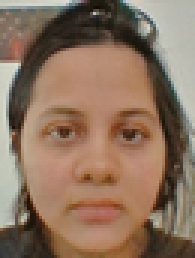
%> input picture hw2/Data/template.bmp, 65 x 86 px, shrunk from 199 x 261 before the run (shown 3 times larger)
$ octave main.m   (GNU Octave 9; MATLAB toolbox functions it lacks are replaced by stand-ins)
%> lines starting %> are read from the running program, lines starting %| are printed output that depends on the picture
clc
clear all
close all


image_cell=cell(4,1);
template=rgb2gray(imread('E:\STUDY\UMN\COURSEWORK\COMPUTER VISION\hw2\cv_frames_me\TEMPLATE.bmp'));
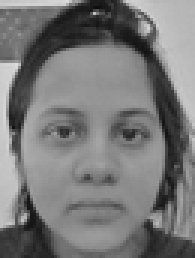
%> template: size 86x65 uint8 (shown 3 times larger); min 12, max 220, mean 120.1
image_cell{1}=rgb2gray(imread('E:\STUDY\UMN\COURSEWORK\COMPUTER VISION\hw2\cv_frames_me\IMAGE1.jpg'));
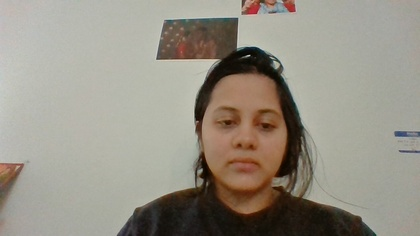
%> input picture hw2/Data/IMAGE1.jpg, 420 x 236 px, shrunk from 1280 x 720 before the run
image_cell{2}=rgb2gray(imread('E:\STUDY\UMN\COURSEWORK\COMPUTER VISION\hw2\cv_frames_me\IMAGE2.jpg'));
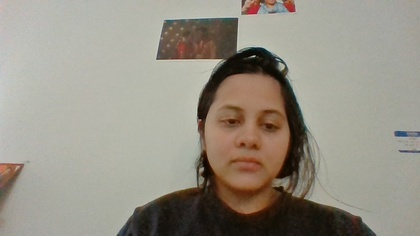
%> input picture hw2/Data/IMAGE2.jpg, 420 x 236 px, shrunk from 1280 x 720 before the run
image_cell{3}=rgb2gray(imread('E:\STUDY\UMN\COURSEWORK\COMPUTER VISION\hw2\cv_frames_me\IMAGE3.jpg'));
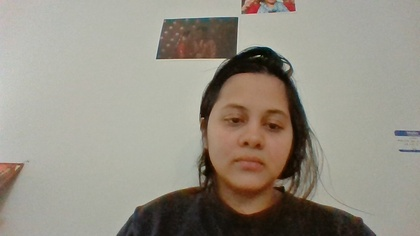
%> input picture hw2/Data/IMAGE3.jpg, 420 x 236 px, shrunk from 1280 x 720 before the run
%> (the run ends here)
